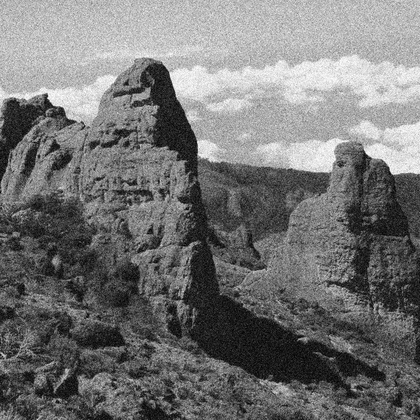
%> input picture Tareas/Tarea1/Parte2/Pregunta3/files/imagen2.jpg, 420 x 420 px, shrunk from 1024 x 1024 before the run; the run also reads 1 picture not shown here
$ octave p2_p2.m   (GNU Octave 9; MATLAB toolbox functions it lacks are replaced by stand-ins)
%> lines starting %> are read from the running program, lines starting %| are printed output that depends on the picture
clc; clear; close all

pkg load image;
pkg load signal;

I_ = imread('files/imagen2.jpg');
%> I_ is the input picture: size 420x420 uint8; min 0, max 255, mean 116.2
I = imread('files/imagen3.jpg');
I_ = im2double(I_);
%> I_: size 420x420 double
I = im2double(I);
%> I: size 420x420 double
load('files/U1.mat');
load('files/V1.mat');
alfa = 0.1;
N = 4;

function [F A] = DCTMatrix(I, N)
%> called with N = 4
  dimension = size(I)(1);
%> dimension = 420
  F = zeros(size(I));
  for i = 1:(dimension / N)
    for j = 1:(dimension / N)
      F((1:N) + (N * (i - 1)),(1:N) + (N * (j - 1))) = dct2(I((1:N) + (N * (i - 1)),(1:N) + (N * (j - 1))));
      A(i, j) = F(1 + (N * (i - 1)), 1 + (N * (j - 1)));
    endfor
  endfor
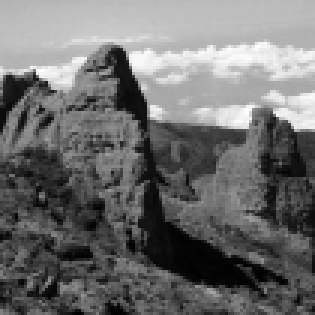
%> A: size 105x105 double (shown 3 times larger); min 0.177, max 3.96, mean 1.82; drawn with min black and max white
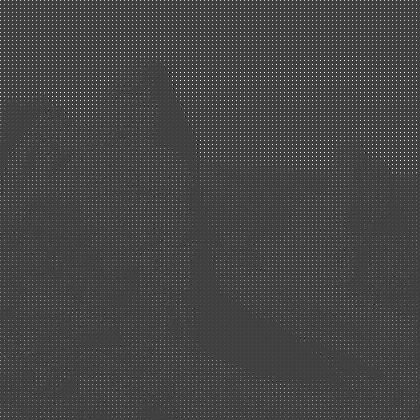
%> F: size 420x420 double; min -1.33, max 3.96, mean 0.114; drawn with min black and max white
endfunction

function [F_] = replaceDCValue(F, A_, N)
  dimension = size(F)(1);
  for i = 1:(dimension / N)
    for j = 1:(dimension / N)
      F(1 + (N * (i - 1)), 1 + (N * (j - 1))) = A_(i, j);
    endfor
  endfor
  F_ = F;
endfunction

function [I_] = InvDCTMatrix(F_, N)
  dimension = size(F_)(1);
  I_ = zeros(size(F_));
  for i = 1:(dimension / N)
    for j = 1:(dimension / N)
      I_((1:N) + (N * (i - 1)),(1:N) + (N * (j - 1))) = idct2(F_((1:N) + (N * (i - 1)),(1:N) + (N * (j - 1))));
    endfor
  endfor
endfunction

%------------------------------------------------------------------------------
%
%   Digital watermark embedding
%
%------------------------------------------------------------------------------
% Step 1
[F A] = DCTMatrix(I, N);
% Step 2
[U S V] = svd(A);

%------------------------------------------------------------------------------
%
%   Extraction scheme
%
%------------------------------------------------------------------------------
% Step 1
[I_ast, A_ast] = DCTMatrix(I_, N);
% Step 2
[U_ast S1_ast V_ast] = svd(A_ast);
% Step 3
%> (the run ends here)
